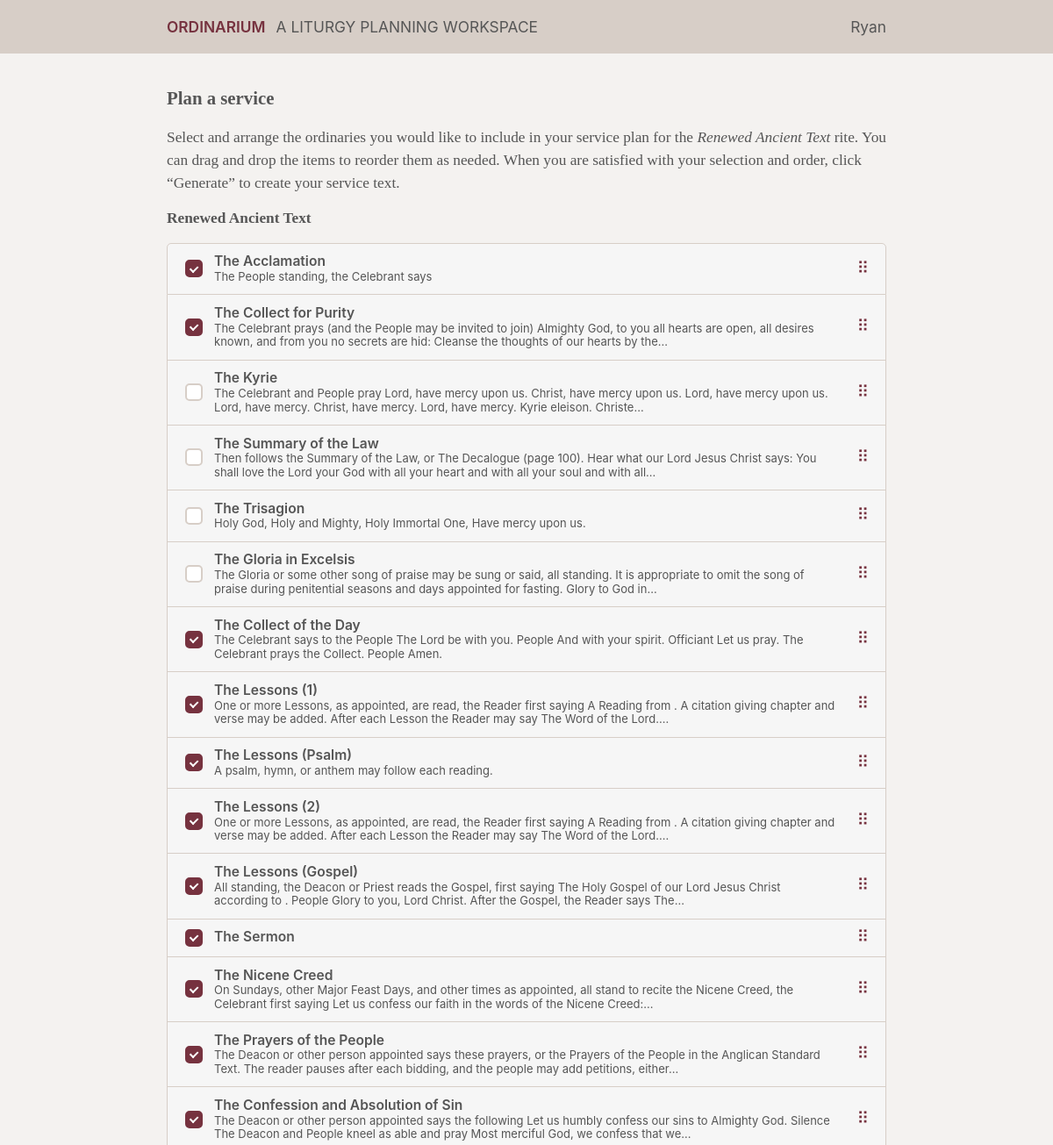
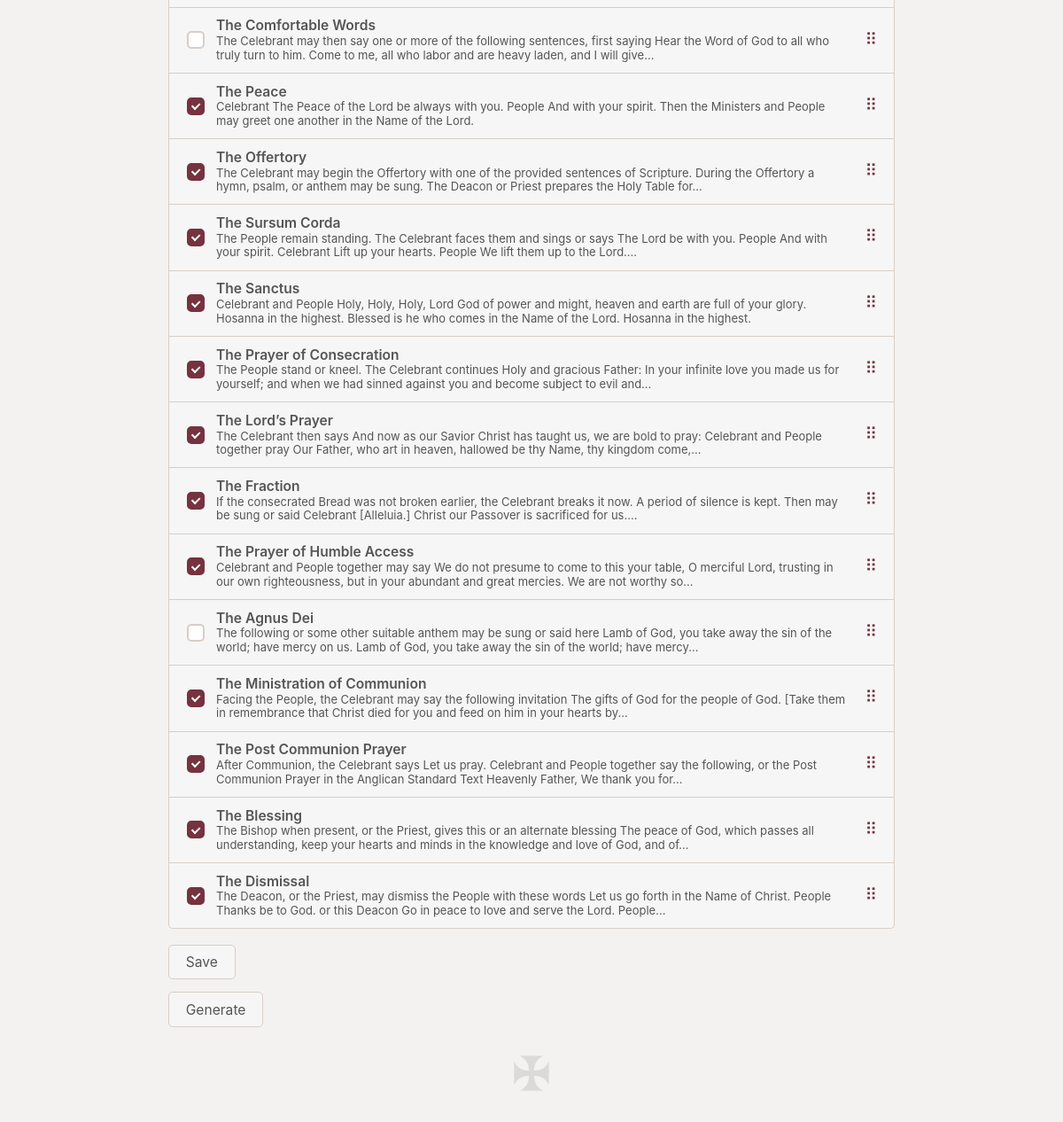
Screenshot of /plan with the database file from the repository (2 pictures, top to bottom).
### tables this page shows
CREATE TABLE "texts" ("id" INTEGER PRIMARY KEY, "data" JSON, type TEXT
generated always as (json_extract(data, '$.type')) virtual, filter_type TEXT
generated always as (json_extract(data, '$.filter.type')) virtual, filter_content TEXT
generated always as (json_extract(data, '$.filter.content')) virtual, text TEXT
generated always as (json_extract(data, '$.text')) virtual, title TEXT
generated always as (json_extract(data, '$.title')) virtual, default_order INTEGER
generated always as (json_extract(data, '$.default_order')) virtual, detailed_title text
generated always as (json_extract(data, '$.detailed_title')) virtual);

### ordinarium/routes.py (the view)
@bp.route('/plan')
def plan(rite='Renewed Ancient Text'):
	rite_slug = rite.replace(' ', '_').lower()
	db = get_db()
	saved_plan = db.execute('select text_order, text_disabled from services where id=? limit 1', (1,)).fetchone()
	if saved_plan:
		ordinaries = db.execute('select texts.id, texts.default_order, texts.title, texts.detailed_title, texts.text, saved_order.value, saved_disabled.value as "disabled" from texts left join json_each(?) saved_order on texts.id=saved_order.value left join json_each(?) saved_disabled on texts.id=saved_disabled.value where texts.type=? and texts.filter_type=? and texts.filter_content=? order by saved_order.key', (saved_plan['text_order'], saved_plan['text_disabled'], 'ordinarium', 'rite', rite)).fetchall()
	else:
		ordinaries = db.execute('select id, default_order, title, detailed_title, text from texts where type=? and filter_type=? and filter_content=? order by default_order', ('ordinarium', 'rite', rite)).fetchall()
	return render_template('plan.html', user=get_user(), rite=rite, rite_slug=rite_slug, ordinaries=ordinaries)

### ordinarium/db.py (called while the page is built)
def get_db():
	if 'db' not in g:
		g.db = sqlite3.connect(
			current_app.config['DATABASE'],
			detect_types=sqlite3.PARSE_DECLTYPES,
		)
		g.db.row_factory = sqlite3.Row
	return g.db

### ordinarium/routes.py (called while the page is built)
def get_user(email='ryanwillers@gmail.com'):
	db = get_db()
	user = db.execute('select id, first_name, last_name, email from users where email=? limit 1', (email,)).fetchone()
	return user

### ordinarium/templates/plan.html (shortened to what this page needs)
{% extends 'base.html' %}
{% block content %}
<div id="page">
	<h2>Plan a service</h2>
	<p>Select and arrange the ordinaries you would like to include in your service plan for the <em>{{ rite }}</em> rite. You can drag and drop the items to reorder them as needed. When you are satisfied with your selection and order, click “Generate” to create your service text.</p>
	<strong>{{ rite }}</strong>
	<ul class="plan-list">
	{% for ordinary in ordinaries %}
		<li class="plan-row" draggable="true">
			<div class="plan-row-main">
				<label class="plan-item">
					<input type="checkbox" name="ordinaries" value="{{ ordinary.id }}" data-default-order="{{ ordinary.default_order }}" {% if not ordinary.disabled %}checked{% endif %}>
					<span class="plan-title">{% if ordinary.detailed_title %}{{ ordinary.detailed_title }}{% else %}{{ ordinary.title }}{% endif %}</span>
					{% if ordinary.text %}<small>{{ ordinary.text | markdown_template | striptags | clean | truncate(200) }}</small>{% endif %}
				</label>
				<span class="plan-handle" aria-hidden="true">⠿</span>
			</div>
		</li>
	{% endfor %}
	</ul>
	<form class="plan-actions" id="plan-save-form" action="{{ url_for('main.persist_service') }}" method="post">
		<button class="plan-submit" type="submit">Save</button>
	</form>
	<form class="plan-actions" id="plan-form" action="{{ url_for('main.text', rite_slug=rite_slug) }}" method="get">
		<button class="plan-submit" type="submit">Generate</button>
	</form>
</div>
{% endblock %}

### ordinarium/templates/base.html (shortened to what this page needs)
<!doctype html>
<html lang="en">
	<head>
		<link rel="stylesheet" href="{{ url_for('static', filename='styles/style.css') }}">
	</head>
	<body>
		<div id="inner-body">
			{% include '_header.html' %}
			<main>
				{% block content %}{% endblock %}
			</main>
			{% include '_footer.html' %}
		</div>
	</body>
</html>

### ordinarium/templates/_header.html
<header>
	<div class="inner">
		<h1><a href="{{ url_for('main.index') }}">Ordinarium</a></h1>
		<h2>A liturgy planning workspace</h2>
		{% if user %}
		<div class="user-info">
			<span>{{ user.first_name }}</span>
		</div>
		{% endif %}
	</div>
</header>

### ordinarium/templates/_footer.html
<footer>
    <a href="{{ url_for('main.page', slug='about') }}"><img src="{{ url_for('static', filename='images/coda.png') }}" class="coda"></a>
</footer>

### ordinarium/static/styles/style.css (style rules this page uses)
:root { --header-font-family: -apple-system, BlinkMacSystemFont, 'Helvetica Neue', Helvetica, Arial, sans-serif; --body-font-family: apple-system-ui-serif, ui-serif, Georgia, serif; --body-background-color: #f4f2f0; --body-color: #565656; --rubric-color: #76323f; --header-background-color: #d7cec7; --line-color: #d7cec7; --body-font-size: 13pt; }
html { margin: 0; padding: 0; }
body { background-color: var(--header-background-color); color: var(--body-color); font-size: var(--body-font-size); margin: 0; padding: 0; font-family: var(--body-font-family); }
div#inner-body { background-color: var(--body-background-color); margin: 0; padding: 0; min-height: 100vh; }
main { max-width: 820px; margin: 0 auto; padding: 80px 20px 20px 20px; }
button, input[type="submit"], .button, .button:visited { background: #f6f6f6; border: 1px solid var(--line-color); border-radius: 5px; color: #555 !important; cursor: pointer; font-family: var(--header-font-family); font-size: 0.9em; padding: 0.6em 1.2em; }

### rows the page displays
texts: title "The Acclamation", text|clean "The People standing, the Celebrant says"
texts: title "The Collect for Purity", text|clean "The Celebrant prays (and the People may be invited to join) Almighty God, to you all hearts are open, all desires known, and from you no secrets are hid: Cleanse the thoughts of our hearts by the..."
texts: title "The Kyrie", text|clean "The Celebrant and People pray Lord, have mercy upon us. Christ, have mercy upon us. Lord, have mercy upon us. Lord, have mercy. Christ, have mercy. Lord, have mercy. Kyrie eleison. Christe..."
texts: title "The Summary of the Law", text|clean "Then follows the Summary of the Law, or The Decalogue (page 100). Hear what our Lord Jesus Christ says: You shall love the Lord your God with all your heart and with all your soul and with all..."
texts: title "The Trisagion", text|clean "Holy God, Holy and Mighty, Holy Immortal One, Have mercy upon us."
texts: title "The Gloria in Excelsis", text|clean "The Gloria or some other song of praise may be sung or said, all standing. It is appropriate to omit the song of praise during penitential seasons and days appointed for fasting. Glory to God in..."
texts: title "The Collect of the Day", text|clean "The Celebrant says to the People The Lord be with you. People And with your spirit. Officiant Let us pray. The Celebrant prays the Collect. People Amen."
texts: detailed_title "The Lessons (1)", text|clean "One or more Lessons, as appointed, are read, the Reader first saying A Reading from . A citation giving chapter and verse may be added. After each Lesson the Reader may say The Word of the Lord...."
texts: detailed_title "The Lessons (Psalm)", text|clean "A psalm, hymn, or anthem may follow each reading."
texts: detailed_title "The Lessons (2)", text|clean "One or more Lessons, as appointed, are read, the Reader first saying A Reading from . A citation giving chapter and verse may be added. After each Lesson the Reader may say The Word of the Lord...."
texts: detailed_title "The Lessons (Gospel)", text|clean "All standing, the Deacon or Priest reads the Gospel, first saying The Holy Gospel of our Lord Jesus Christ according to . People Glory to you, Lord Christ. After the Gospel, the Reader says The..."
texts: title "The Sermon"
texts: title "The Nicene Creed", text|clean "On Sundays, other Major Feast Days, and other times as appointed, all stand to recite the Nicene Creed, the Celebrant first saying Let us confess our faith in the words of the Nicene Creed:..."
texts: title "The Prayers of the People", text|clean "The Deacon or other person appointed says these prayers, or the Prayers of the People in the Anglican Standard Text. The reader pauses after each bidding, and the people may add petitions, either..."
texts: title "The Confession and Absolution of Sin", text|clean "The Deacon or other person appointed says the following Let us humbly confess our sins to Almighty God. Silence The Deacon and People kneel as able and pray Most merciful God, we confess that we..."
texts: title "The Comfortable Words", text|clean "The Celebrant may then say one or more of the following sentences, first saying Hear the Word of God to all who truly turn to him. Come to me, all who labor and are heavy laden, and I will give..."
texts: title "The Peace", text|clean "Celebrant The Peace of the Lord be always with you. People And with your spirit. Then the Ministers and People may greet one another in the Name of the Lord."
texts: title "The Offertory", text|clean "The Celebrant may begin the Offertory with one of the provided sentences of Scripture. During the Offertory a hymn, psalm, or anthem may be sung. The Deacon or Priest prepares the Holy Table for..."
texts: title "The Sursum Corda", text|clean "The People remain standing. The Celebrant faces them and sings or says The Lord be with you. People And with your spirit. Celebrant Lift up your hearts. People We lift them up to the Lord...."
texts: title "The Sanctus", text|clean "Celebrant and People Holy, Holy, Holy, Lord God of power and might, heaven and earth are full of your glory. Hosanna in the highest. Blessed is he who comes in the Name of the Lord. Hosanna in the highest."
texts: title "The Prayer of Consecration", text|clean "The People stand or kneel. The Celebrant continues Holy and gracious Father: In your infinite love you made us for yourself; and when we had sinned against you and become subject to evil and..."
texts: title "The Lord’s Prayer", text|clean "The Celebrant then says And now as our Savior Christ has taught us, we are bold to pray: Celebrant and People together pray Our Father, who art in heaven, hallowed be thy Name, thy kingdom come,..."
texts: title "The Fraction", text|clean "If the consecrated Bread was not broken earlier, the Celebrant breaks it now. A period of silence is kept. Then may be sung or said Celebrant [Alleluia.] Christ our Passover is sacrificed for us...."
texts: title "The Prayer of Humble Access", text|clean "Celebrant and People together may say We do not presume to come to this your table, O merciful Lord, trusting in our own righteousness, but in your abundant and great mercies. We are not worthy so..."
texts: title "The Agnus Dei", text|clean "The following or some other suitable anthem may be sung or said here Lamb of God, you take away the sin of the world; have mercy on us. Lamb of God, you take away the sin of the world; have mercy..."
texts: title "The Ministration of Communion", text|clean "Facing the People, the Celebrant may say the following invitation The gifts of God for the people of God. [Take them in remembrance that Christ died for you and feed on him in your hearts by..."
texts: title "The Post Communion Prayer", text|clean "After Communion, the Celebrant says Let us pray. Celebrant and People together say the following, or the Post Communion Prayer in the Anglican Standard Text Heavenly Father, We thank you for..."
texts: title "The Blessing", text|clean "The Bishop when present, or the Priest, gives this or an alternate blessing The peace of God, which passes all understanding, keep your hearts and minds in the knowledge and love of God, and of..."
texts: title "The Dismissal", text|clean "The Deacon, or the Priest, may dismiss the People with these words Let us go forth in the Name of Christ. People Thanks be to God. or this Deacon Go in peace to love and serve the Lord. People..."

### other values shown
{{ user.first_name }} "Ryan"
{{ rite }} "Renewed Ancient Text"
